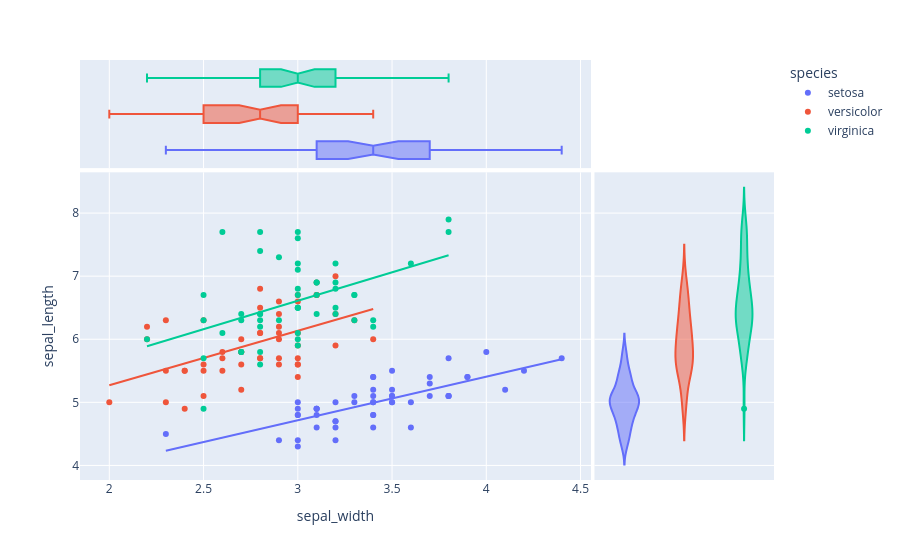

The code cell stored with this chart in its notebook:
### Code cell
## Scatter Plot with trendlines
import plotly.express as px

df = px.data.iris()
fig = px.scatter(df, x="sepal_width", y="sepal_length", color="species", marginal_y="violin",
           marginal_x="box", trendline="ols")
fig.show()

### Figure 1 — Plotly figure (JSON) as saved in the notebook; plotly's stock layout.template omitted (floating-point values rounded to 4 significant figures)
{"data": [{"hovertemplate": "species=setosa<br>sepal_width=%{x}<br>sepal_length=%{y}<extra></extra>", "legendgroup": "setosa", "marker": {"color": "#636efa", "symbol": "circle"}, "mode": "markers", "name": "setosa", "orientation": "v", "showlegend": true, "type": "scatter", "x": [3.5, 3.0, 3.2, 3.1, 3.6, 3.9, 3.4, 3.4, 2.9, 3.1, 3.7, 3.4, 3.0, 3.0, 4.0, 4.4, 3.9, 3.5, 3.8, 3.8, 3.4, 3.7, 3.6, 3.3, 3.4, 3.0, 3.4, 3.5, 3.4, 3.2, 3.1, 3.4, 4.1, 4.2, 3.1, 3.2, 3.5, 3.1, 3.0, 3.4, 3.5, 2.3, 3.2, 3.5, 3.8, 3.0, 3.8, 3.2, 3.7, 3.3], "xaxis": "x", "y": [5.1, 4.9, 4.7, 4.6, 5.0, 5.4, 4.6, 5.0, 4.4, 4.9, 5.4, 4.8, 4.8, 4.3, 5.8, 5.7, 5.4, 5.1, 5.7, 5.1, 5.4, 5.1, 4.6, 5.1, 4.8, 5.0, 5.0, 5.2, 5.2, 4.7, 4.8, 5.4, 5.2, 5.5, 4.9, 5.0, 5.5, 4.9, 4.4, 5.1, 5.0, 4.5, 4.4, 5.0, 5.1, 4.8, 5.1, 4.6, 5.3, 5.0], "yaxis": "y"}, {"alignmentgroup": "True", "hovertemplate": "species=setosa<br>sepal_width=%{x}<extra></extra>", "legendgroup": "setosa", "marker": {"color": "#636efa", "symbol": "circle"}, "name": "setosa", "notched": true, "offsetgroup": "setosa", "showlegend": false, "type": "box", "x": [3.5, 3.0, 3.2, 3.1, 3.6, 3.9, 3.4, 3.4, 2.9, 3.1, 3.7, 3.4, 3.0, 3.0, 4.0, 4.4, 3.9, 3.5, 3.8, 3.8, 3.4, 3.7, 3.6, 3.3, 3.4, 3.0, 3.4, 3.5, 3.4, 3.2, 3.1, 3.4, 4.1, 4.2, 3.1, 3.2, 3.5, 3.1, 3.0, 3.4, 3.5, 2.3, 3.2, 3.5, 3.8, 3.0, 3.8, 3.2, 3.7, 3.3], "xaxis": "x3", "yaxis": "y3"}, {"alignmentgroup": "True", "hovertemplate": "species=setosa<br>sepal_length=%{y}<extra></extra>", "legendgroup": "setosa", "marker": {"color": "#636efa", "symbol": "circle"}, "name": "setosa", "offsetgroup": "setosa", "scalegroup": "y", "showlegend": false, "type": "violin", "xaxis": "x2", "y": [5.1, 4.9, 4.7, 4.6, 5.0, 5.4, 4.6, 5.0, 4.4, 4.9, 5.4, 4.8, 4.8, 4.3, 5.8, 5.7, 5.4, 5.1, 5.7, 5.1, 5.4, 5.1, 4.6, 5.1, 4.8, 5.0, 5.0, 5.2, 5.2, 4.7, 4.8, 5.4, 5.2, 5.5, 4.9, 5.0, 5.5, 4.9, 4.4, 5.1, 5.0, 4.5, 4.4, 5.0, 5.1, 4.8, 5.1, 4.6, 5.3, 5.0], "yaxis": "y2"}, {"hovertemplate": "<b>OLS trendline</b><br>sepal_length = 0.690854 * sepal_width + 2.64466<br>R<sup>2</sup>=0.557681<br><br>species=setosa<br>sepal_width=%{x}<br>sepal_length=%{y} <b>(trend)</b><extra></extra>", "legendgroup": "setosa", "marker": {"color": "#636efa", "symbol": "circle"}, "mode": "lines", "name": "setosa", "showlegend": false, "type": "scatter", "x": [2.3, 2.9, 3.0, 3.0, 3.0, 3.0, 3.0, 3.0, 3.1, 3.1, 3.1, 3.1, 3.1, 3.2, 3.2, 3.2, 3.2, 3.2, 3.3, 3.3, 3.4, 3.4, 3.4, 3.4, 3.4, 3.4, 3.4, 3.4, 3.4, 3.5, 3.5, 3.5, 3.5, 3.5, 3.5, 3.6, 3.6, 3.7, 3.7, 3.7, 3.8, 3.8, 3.8, 3.8, 3.9, 3.9, 4.0, 4.1, 4.2, 4.4], "xaxis": "x", "y": [4.234, 4.648, 4.717, 4.717, 4.717, 4.717, 4.717, 4.717, 4.786, 4.786, 4.786, 4.786, 4.786, 4.855, 4.855, 4.855, 4.855, 4.855, 4.924, 4.924, 4.994, 4.994, 4.994, 4.994, 4.994, 4.994, 4.994, 4.994, 4.994, 5.063, 5.063, 5.063, 5.063, 5.063, 5.063, 5.132, 5.132, 5.201, 5.201, 5.201, 5.27, 5.27, 5.27, 5.27, 5.339, 5.339, 5.408, 5.477, 5.546, 5.684], "yaxis": "y"}, {"hovertemplate": "species=versicolor<br>sepal_width=%{x}<br>sepal_length=%{y}<extra></extra>", "legendgroup": "versicolor", "marker": {"color": "#EF553B", "symbol": "circle"}, "mode": "markers", "name": "versicolor", "orientation": "v", "showlegend": true, "type": "scatter", "x": [3.2, 3.2, 3.1, 2.3, 2.8, 2.8, 3.3, 2.4, 2.9, 2.7, 2.0, 3.0, 2.2, 2.9, 2.9, 3.1, 3.0, 2.7, 2.2, 2.5, 3.2, 2.8, 2.5, 2.8, 2.9, 3.0, 2.8, 3.0, 2.9, 2.6, 2.4, 2.4, 2.7, 2.7, 3.0, 3.4, 3.1, 2.3, 3.0, 2.5, 2.6, 3.0, 2.6, 2.3, 2.7, 3.0, 2.9, 2.9, 2.5, 2.8], "xaxis": "x", "y": [7.0, 6.4, 6.9, 5.5, 6.5, 5.7, 6.3, 4.9, 6.6, 5.2, 5.0, 5.9, 6.0, 6.1, 5.6, 6.7, 5.6, 5.8, 6.2, 5.6, 5.9, 6.1, 6.3, 6.1, 6.4, 6.6, 6.8, 6.7, 6.0, 5.7, 5.5, 5.5, 5.8, 6.0, 5.4, 6.0, 6.7, 6.3, 5.6, 5.5, 5.5, 6.1, 5.8, 5.0, 5.6, 5.7, 5.7, 6.2, 5.1, 5.7], "yaxis": "y"}, {"alignmentgroup": "True", "hovertemplate": "species=versicolor<br>sepal_width=%{x}<extra></extra>", "legendgroup": "versicolor", "marker": {"color": "#EF553B", "symbol": "circle"}, "name": "versicolor", "notched": true, "offsetgroup": "versicolor", "showlegend": false, "type": "box", "x": [3.2, 3.2, 3.1, 2.3, 2.8, 2.8, 3.3, 2.4, 2.9, 2.7, 2.0, 3.0, 2.2, 2.9, 2.9, 3.1, 3.0, 2.7, 2.2, 2.5, 3.2, 2.8, 2.5, 2.8, 2.9, 3.0, 2.8, 3.0, 2.9, 2.6, 2.4, 2.4, 2.7, 2.7, 3.0, 3.4, 3.1, 2.3, 3.0, 2.5, 2.6, 3.0, 2.6, 2.3, 2.7, 3.0, 2.9, 2.9, 2.5, 2.8], "xaxis": "x3", "yaxis": "y3"}, {"alignmentgroup": "True", "hovertemplate": "species=versicolor<br>sepal_length=%{y}<extra></extra>", "legendgroup": "versicolor", "marker": {"color": "#EF553B", "symbol": "circle"}, "name": "versicolor", "offsetgroup": "versicolor", "scalegroup": "y", "showlegend": false, "type": "violin", "xaxis": "x2", "y": [7.0, 6.4, 6.9, 5.5, 6.5, 5.7, 6.3, 4.9, 6.6, 5.2, 5.0, 5.9, 6.0, 6.1, 5.6, 6.7, 5.6, 5.8, 6.2, 5.6, 5.9, 6.1, 6.3, 6.1, 6.4, 6.6, 6.8, 6.7, 6.0, 5.7, 5.5, 5.5, 5.8, 6.0, 5.4, 6.0, 6.7, 6.3, 5.6, 5.5, 5.5, 6.1, 5.8, 5.0, 5.6, 5.7, 5.7, 6.2, 5.1, 5.7], "yaxis": "y2"}, {"hovertemplate": "<b>OLS trendline</b><br>sepal_length = 0.865078 * sepal_width + 3.53973<br>R<sup>2</sup>=0.276582<br><br>species=versicolor<br>sepal_width=%{x}<br>sepal_length=%{y} <b>(trend)</b><extra></extra>", "legendgroup": "versicolor", "marker": {"color": "#EF553B", "symbol": "circle"}, "mode": "lines", "name": "versicolor", "showlegend": false, "type": "scatter", "x": [2.0, 2.2, 2.2, 2.3, 2.3, 2.3, 2.4, 2.4, 2.4, 2.5, 2.5, 2.5, 2.5, 2.6, 2.6, 2.6, 2.7, 2.7, 2.7, 2.7, 2.7, 2.8, 2.8, 2.8, 2.8, 2.8, 2.8, 2.9, 2.9, 2.9, 2.9, 2.9, 2.9, 2.9, 3.0, 3.0, 3.0, 3.0, 3.0, 3.0, 3.0, 3.0, 3.1, 3.1, 3.1, 3.2, 3.2, 3.2, 3.3, 3.4], "xaxis": "x", "y": [5.27, 5.443, 5.443, 5.529, 5.529, 5.529, 5.616, 5.616, 5.616, 5.702, 5.702, 5.702, 5.702, 5.789, 5.789, 5.789, 5.875, 5.875, 5.875, 5.875, 5.875, 5.962, 5.962, 5.962, 5.962, 5.962, 5.962, 6.048, 6.048, 6.048, 6.048, 6.048, 6.048, 6.048, 6.135, 6.135, 6.135, 6.135, 6.135, 6.135, 6.135, 6.135, 6.221, 6.221, 6.221, 6.308, 6.308, 6.308, 6.394, 6.481], "yaxis": "y"}, {"hovertemplate": "species=virginica<br>sepal_width=%{x}<br>sepal_length=%{y}<extra></extra>", "legendgroup": "virginica", "marker": {"color": "#00cc96", "symbol": "circle"}, "mode": "markers", "name": "virginica", "orientation": "v", "showlegend": true, "type": "scatter", "x": [3.3, 2.7, 3.0, 2.9, 3.0, 3.0, 2.5, 2.9, 2.5, 3.6, 3.2, 2.7, 3.0, 2.5, 2.8, 3.2, 3.0, 3.8, 2.6, 2.2, 3.2, 2.8, 2.8, 2.7, 3.3, 3.2, 2.8, 3.0, 2.8, 3.0, 2.8, 3.8, 2.8, 2.8, 2.6, 3.0, 3.4, 3.1, 3.0, 3.1, 3.1, 3.1, 2.7, 3.2, 3.3, 3.0, 2.5, 3.0, 3.4, 3.0], "xaxis": "x", "y": [6.3, 5.8, 7.1, 6.3, 6.5, 7.6, 4.9, 7.3, 6.7, 7.2, 6.5, 6.4, 6.8, 5.7, 5.8, 6.4, 6.5, 7.7, 7.7, 6.0, 6.9, 5.6, 7.7, 6.3, 6.7, 7.2, 6.2, 6.1, 6.4, 7.2, 7.4, 7.9, 6.4, 6.3, 6.1, 7.7, 6.3, 6.4, 6.0, 6.9, 6.7, 6.9, 5.8, 6.8, 6.7, 6.7, 6.3, 6.5, 6.2, 5.9], "yaxis": "y"}, {"alignmentgroup": "True", "hovertemplate": "species=virginica<br>sepal_width=%{x}<extra></extra>", "legendgroup": "virginica", "marker": {"color": "#00cc96", "symbol": "circle"}, "name": "virginica", "notched": true, "offsetgroup": "virginica", "showlegend": false, "type": "box", "x": [3.3, 2.7, 3.0, 2.9, 3.0, 3.0, 2.5, 2.9, 2.5, 3.6, 3.2, 2.7, 3.0, 2.5, 2.8, 3.2, 3.0, 3.8, 2.6, 2.2, 3.2, 2.8, 2.8, 2.7, 3.3, 3.2, 2.8, 3.0, 2.8, 3.0, 2.8, 3.8, 2.8, 2.8, 2.6, 3.0, 3.4, 3.1, 3.0, 3.1, 3.1, 3.1, 2.7, 3.2, 3.3, 3.0, 2.5, 3.0, 3.4, 3.0], "xaxis": "x3", "yaxis": "y3"}, {"alignmentgroup": "True", "hovertemplate": "species=virginica<br>sepal_length=%{y}<extra></extra>", "legendgroup": "virginica", "marker": {"color": "#00cc96", "symbol": "circle"}, "name": "virginica", "offsetgroup": "virginica", "scalegroup": "y", "showlegend": false, "type": "violin", "xaxis": "x2", "y": [6.3, 5.8, 7.1, 6.3, 6.5, 7.6, 4.9, 7.3, 6.7, 7.2, 6.5, 6.4, 6.8, 5.7, 5.8, 6.4, 6.5, 7.7, 7.7, 6.0, 6.9, 5.6, 7.7, 6.3, 6.7, 7.2, 6.2, 6.1, 6.4, 7.2, 7.4, 7.9, 6.4, 6.3, 6.1, 7.7, 6.3, 6.4, 6.0, 6.9, 6.7, 6.9, 5.8, 6.8, 6.7, 6.7, 6.3, 6.5, 6.2, 5.9], "yaxis": "y2"}, {"hovertemplate": "<b>OLS trendline</b><br>sepal_length = 0.901534 * sepal_width + 3.90684<br>R<sup>2</sup>=0.209057<br><br>species=virginica<br>sepal_width=%{x}<br>sepal_length=%{y} <b>(trend)</b><extra></extra>", "legendgroup": "virginica", "marker": {"color": "#00cc96", "symbol": "circle"}, "mode": "lines", "name": "virginica", "showlegend": false, "type": "scatter", "x": [2.2, 2.5, 2.5, 2.5, 2.5, 2.6, 2.6, 2.7, 2.7, 2.7, 2.7, 2.8, 2.8, 2.8, 2.8, 2.8, 2.8, 2.8, 2.8, 2.9, 2.9, 3.0, 3.0, 3.0, 3.0, 3.0, 3.0, 3.0, 3.0, 3.0, 3.0, 3.0, 3.0, 3.1, 3.1, 3.1, 3.1, 3.2, 3.2, 3.2, 3.2, 3.2, 3.3, 3.3, 3.3, 3.4, 3.4, 3.6, 3.8, 3.8], "xaxis": "x", "y": [5.89, 6.161, 6.161, 6.161, 6.161, 6.251, 6.251, 6.341, 6.341, 6.341, 6.341, 6.431, 6.431, 6.431, 6.431, 6.431, 6.431, 6.431, 6.431, 6.521, 6.521, 6.611, 6.611, 6.611, 6.611, 6.611, 6.611, 6.611, 6.611, 6.611, 6.611, 6.611, 6.611, 6.702, 6.702, 6.702, 6.702, 6.792, 6.792, 6.792, 6.792, 6.792, 6.882, 6.882, 6.882, 6.972, 6.972, 7.152, 7.333, 7.333], "yaxis": "y"}], "layout": {"legend": {"title": {"text": "species"}, "tracegroupgap": 0}, "margin": {"t": 60}, "xaxis": {"anchor": "y", "domain": [0, 0.7363], "title": {"text": "sepal_width"}}, "xaxis2": {"anchor": "y2", "domain": [0.7413, 1], "matches": "x2", "showgrid": false, "showline": false, "showticklabels": false, "ticks": ""}, "xaxis3": {"anchor": "y3", "domain": [0, 0.7363], "matches": "x", "showgrid": true, "showticklabels": false}, "xaxis4": {"anchor": "y4", "domain": [0.7413, 1], "matches": "x2", "showgrid": false, "showline": false, "showticklabels": false, "ticks": ""}, "yaxis": {"anchor": "x", "domain": [0, 0.7326], "title": {"text": "sepal_length"}}, "yaxis2": {"anchor": "x2", "domain": [0, 0.7326], "matches": "y", "showgrid": true, "showticklabels": false}, "yaxis3": {"anchor": "x3", "domain": [0.7426, 1], "matches": "y3", "showgrid": false, "showline": false, "showticklabels": false, "ticks": ""}, "yaxis4": {"anchor": "x4", "domain": [0.7426, 1], "matches": "y3", "showgrid": true, "showline": false, "showticklabels": false, "ticks": ""}}}
